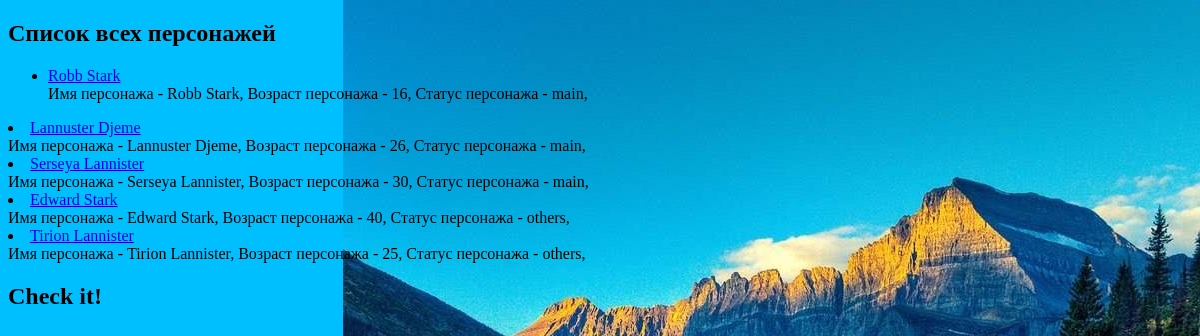
The app's page /characters/ with its own data.
### book_app/models.py (models this page shows, shortened)
class Character(models.Model):
    first = 'main'
    others = 'others'
    all_characters = [
        (first, 'Главный'),
        (others, 'Второстепенный'),
    ]
    name = models.CharField(max_length=100, default='not known')
    age = models.IntegerField(blank='')
    gender = models.CharField(max_length=10, default='not known')
    status = models.CharField(max_length=10, choices=all_characters, default=others)
    slug = models.SlugField(blank='')
    def save(self, *args, **kwargs):
        self.slug = slugify(self.name)  # превращаем значение строки title в slug
        super(Character, self).save(*args, **kwargs)
    def get_url_characters(self):  # выносим создание ссылки из шаблона в models с помощью функции reverce
        return reverse('character-one', args=[self.slug])

### book_app/views.py (the view)
# urls.py: path("characters/", book_views.get_info_about_all_characters, name='characters-detail'),
def get_info_about_all_characters(request):
    characters = Character.objects.all()
    for character in characters:  # слаггификация
        character.save()
    return render(request, 'book_app/all_characters.html', {'characters': characters})

### book_app/templates/book_app/all_characters.html (shortened to what this page needs)
{% extends 'book_app/base.html' %}
{% block Content %}
<h2>Список всех персонажей</h2>
<ul>
    {% for character in characters %}
    <li><a href="{{ character.get_url_characters }}">{{character.name}}</a></li>
    Имя персонажа - {{ character.name }},
    Возраст персонажа - {{ character.age }},
    Статус персонажа - {{ character.status }},
</ul>
    {% endfor %}
{% endblock Content %}

### book_app/templates/book_app/base.html (style rules this page uses)
body { background-image: url('/static/book_app/images/NischV-iXN4.jpg'); background-repeat: no-repeat; background-color: #00BFFF; height: 600px; background-position: right top; background-attachment: fixed;  }

### records on screen
Character: name "Robb Stark", age "16", status "main"
Character: name "Lannuster Djeme", age "26", status "main"
Character: name "Serseya Lannister", age "30", status "main"
Character: name "Edward Stark", age "40", status "others"
Character: name "Tirion Lannister", age "25", status "others"
